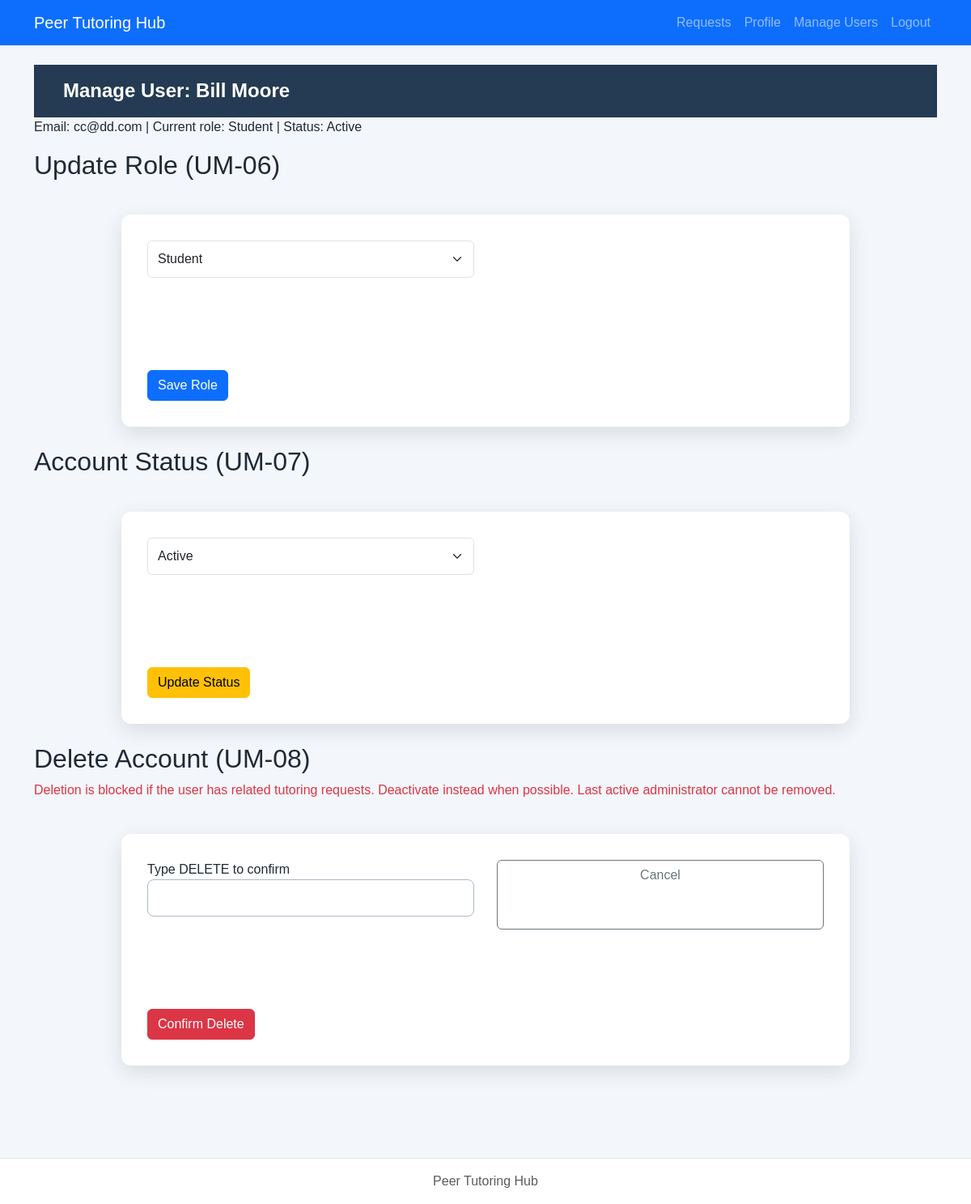
Screenshot of /lab7/php/admin-manage-user.php?id=2 (signed in) with the database file from the repository.
### tables this page shows
CREATE TABLE users (
    user_id INTEGER PRIMARY KEY,
    full_name TEXT NOT NULL,
    email TEXT UNIQUE NOT NULL,
    password_hash TEXT NOT NULL,
    role TEXT NOT NULL CHECK(role IN ('Student', 'Tutor', 'Administrator')),
    status TEXT NOT NULL DEFAULT 'Active' CHECK(status IN ('Active', 'Inactive')),
    created_at TEXT NOT NULL DEFAULT CURRENT_TIMESTAMP
);

### lab7/repositories/userPDO.php (called while the page is built, shortened)
<?php
function findUserById(PDO $pdo, int $id): ?array {
    $stmt = $pdo->prepare('SELECT * FROM users WHERE user_id = ?');
    $stmt->execute([$id]);
    $row = $stmt->fetch();
    return $row ?: null;
}

### lab7/includes/auth.php (called while the page is built, shortened)
<?php
if (!function_exists('escapeHtml')) {
    function escapeHtml(string $s): string {
        return htmlspecialchars($s, ENT_QUOTES | ENT_SUBSTITUTE, 'UTF-8');
    }
}

### lab7/php/admin-manage-user.php (the view, shortened to what this page needs)
<?php
require_once __DIR__ . '/../includes/auth.php';
$pdo = openDatabase();
$id = (int)($_GET['id'] ?? $_POST['user_id'] ?? 0);
$target = findUserById($pdo, $id);
require __DIR__ . '/../includes/header.php';
require __DIR__ . '/../includes/nav.php';
?>
<main class="container py-4">
    <h1>Manage User: <?= escapeHtml($target['full_name']) ?></h1>
    <p>Email: <?= escapeHtml($target['email']) ?> | Current role: <?= escapeHtml($target['role']) ?> | Status: <?= escapeHtml($target['status']) ?></p>
    <h2>Update Role (UM-06)</h2>
    <form method="post" class="mb-4">
        <div class="mb-3">
            <select name="role" class="form-select">
                <?php foreach (['Student', 'Tutor', 'Administrator'] as $r): ?>
                    <option value="<?= escapeHtml($r) ?>" <?= $target['role'] === $r ? 'selected' : '' ?>><?= escapeHtml($r) ?></option>
                <?php endforeach; ?>
            </select>
        </div>
        <button class="btn btn-primary">Save Role</button>
    </form>
    <h2>Account Status (UM-07)</h2>
    <form method="post" class="mb-4">
        <div class="mb-3">
            <select name="status" class="form-select">
                <option value="Active" <?= $target['status'] === 'Active' ? 'selected' : '' ?>>Active</option>
            </select>
        </div>
        <button class="btn btn-warning">Update Status</button>
    </form>
    <h2>Delete Account (UM-08)</h2>
    <p class="text-danger">Deletion is blocked if the user has related tutoring requests. Deactivate instead when possible. Last active administrator cannot be removed.</p>
    <form method="post">
        <div class="mb-3">
            <label>Type DELETE to confirm</label>
            <input type="text" name="confirm" class="form-control" required>
        </div>
        <button class="btn btn-danger">Confirm Delete</button>
        <a href="admin-users.php" class="btn btn-outline-secondary">Cancel</a>
    </form>
</main>
<?php require __DIR__ . '/../includes/footer.php'; ?>

### lab7/css/styles.css (style rules this page uses)
* { box-sizing: border-box; }
body { margin: 0; min-height: 100vh; font-family: Arial, Helvetica, sans-serif; color: #1f2937; background-color: #f3f6fa; }
.btn-danger { background-color: #dc3545; border-color: #dc3545; }
h1 { margin: 0; padding: 18px 36px; color: #ffffff; font-size: 24px; font-weight: 700; background-color: #243b53; }
main form { max-width: 900px; margin: 42px auto; padding: 32px; display: grid; grid-template-columns: 1fr 1fr; gap: 18px 28px; background-color: #ffffff; border-radius: 12px; box-shadow: 0 8px 24px rgba(31, 41, 55, 0.12); }
main form input:not([type="checkbox"]):not([type="radio"]), main form select, main form textarea { width: 100%; min-height: 46px; padding: 10px 14px; color: #374151; font: inherit; background-color: #ffffff; border: 1px solid #aeb8c5; border-radius: 8px; }
main form button { grid-column: 1 / -1; grid-row: 6; justify-self: start; margin-top: 8px; padding: 13px 26px; color: #ffffff; font-size: 16px; font-weight: 700; background-color: #d60000; border: 0; border-radius: 8px; cursor: pointer; }

### rows the page displays
users: full_name "Bill Moore", email "cc@dd.com", role "Student", status "Active"

### other values shown
form field role "Student"
